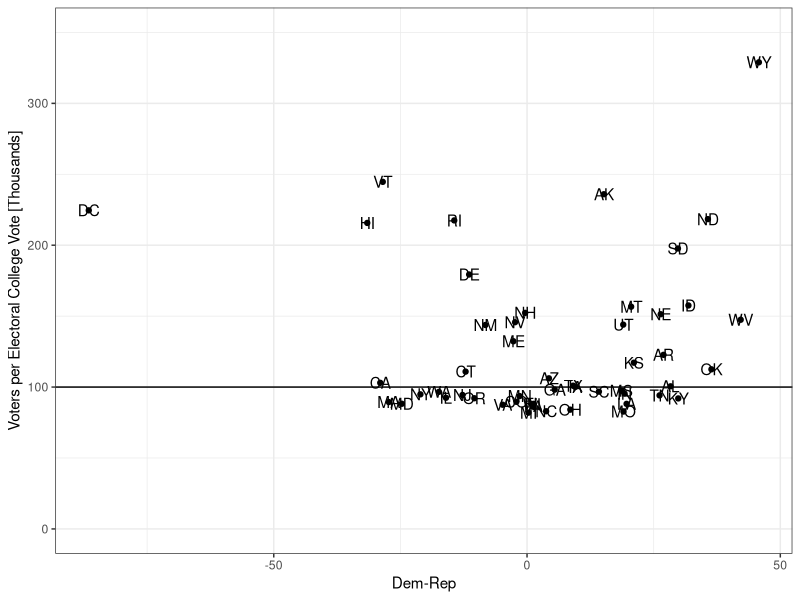

Recreate this plot in R.

library(ggplot2)
df <- read.csv("Relative Voting Power for President.csv", header=TRUE)
a <- sum(df$Registered..2014...US.Census..Tab4a.)/sum(df$EC.Votes)
ggplot(df, aes((Rep-Dem)*100,1/(1/EC.vote.per.registered.voter/a)*100)) + geom_point() + geom_text(aes(label=X)) + theme_bw() + ylab("Voters per Electoral College Vote [Thousands]") + xlab("Dem-Rep") + geom_hline(yintercept = 100) + ylim(0,350)